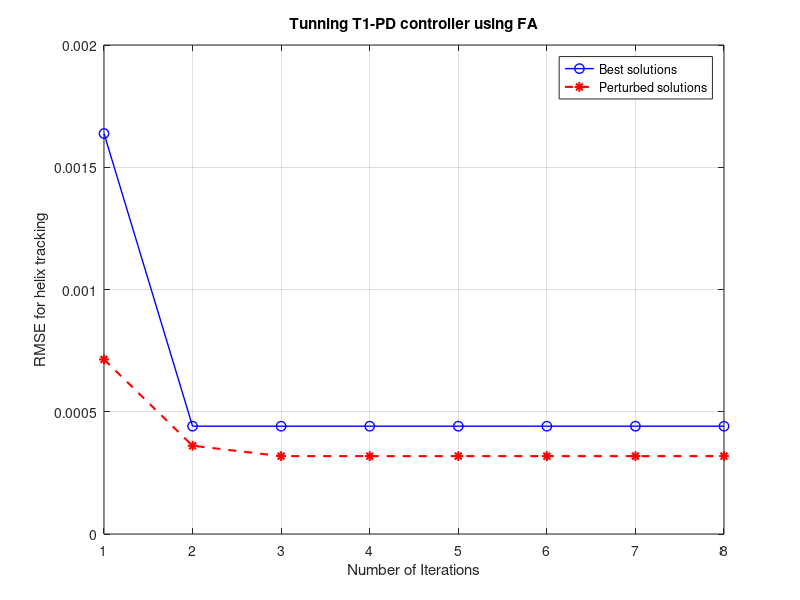

Reproduce this figure in MATLAB.

    clear; close all; clc;
    load('best_ite_25_8.mat')
    load('best_rmse_25_8.mat')
    load('bper_ite_25_8.mat')
    load('bper_rmse_25_8.mat')
    
    figure(2)
    plot(itebest(:,1),rmsebest(:,1),'b-o','MarkerSize',7,'LineWidth',1)
    hold on

    plot(itebper(:,1),rmsebper(:,1),'r--*','MarkerSize',7,'LineWidth',1.5)
%     hold on 
% 
%     plot(itebper(:,1),rmsebper(:,1),'g:square','MarkerSize',7,'LineWidth',1.5)
    hold off
    grid on

    title('Tunning T1-PD controller using FA')
    xlabel('Number of Iterations'); 
    ylabel('RMSE for helix tracking');
    legend('Best solutions','Perturbed solutions')